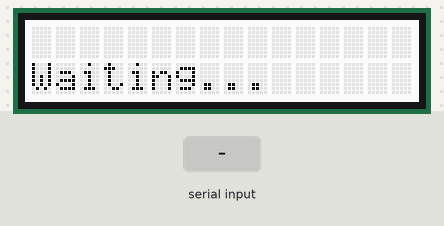
Recording of a sketch running on a simulated Arduino Uno, built with avr-gcc and run on an emulated ATmega328P. Parts: 16×2 character LCD. Inputs (shaded band) come from the test bench.

Above: at 1.2 s.
1.3 s: "1" received over the second serial link
At 1.6 s:
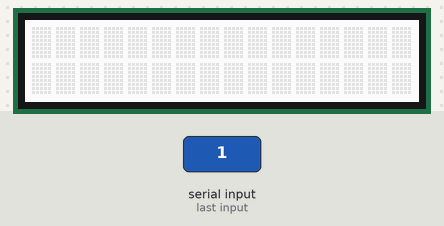
4.3 s: "0" received over the second serial link
At 5.8 s:
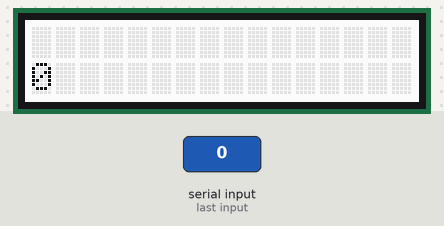
7.3 s: "2" received over the second serial link
At 9.1 s:
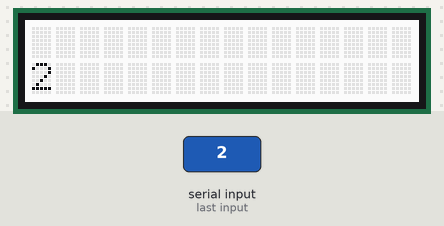
Timing chart, 0 to 10.6 s (numbered marks = the images above; inputs shaded):
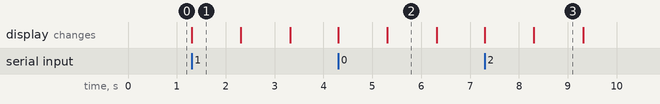

Measured:
- after the input at 1.3 s, the display: changes at once (image 1)
- after the input at 4.3 s, the display: first changes at once (image 2 shows a later state)
- after the input at 7.3 s, the display: first changes at once (image 3 shows a later state)
- what the display in image 1 shows lasts 1.0 s, from 1.3 s to 2.3 s

The sketch:

Lab-7-Reciever-Sketch-Alex-Robertson.ino
```cpp
#include <SoftwareSerial.h>
#include <rgb_lcd.h>
#include <Wire.h>

SoftwareSerial mySerial(6, 7); //RX, TX pins

rgb_lcd lcd;

void setup() {
  Serial.begin(9600); // Initialize hardware serial connection
  mySerial.begin(9600); // Initialize SoftwareSerial connection

  lcd.begin(16, 2);
}

void loop() {
  lcd.setCursor(0, 1);
  lcd.print("Waiting...");

  // If information is ready to be read...
  if (mySerial.available() > 0) {
    lcd.clear();
    lcd.setCursor(0, 1);
    String recievedMessage = mySerial.readString();
    lcd.print(recievedMessage);   // ... Display it on LCD
    delay(1000);
  }
}
```
